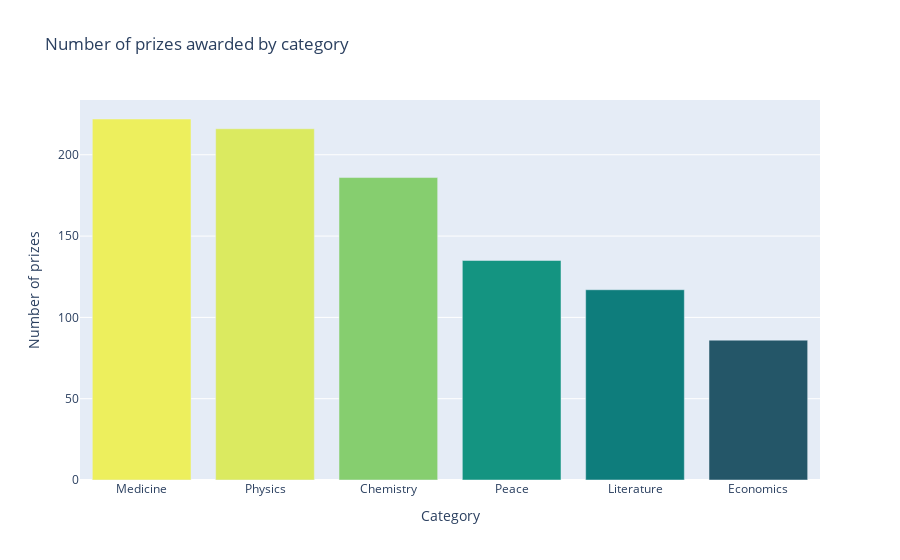

The cell this chart's notebook holds for it:
### Code cell
bar_chart = px.bar(
    x = prize_categories.index,
    y = prize_categories.values,
    title = "Number of prizes awarded by category",
    color = prize_categories.values,
    color_continuous_scale='Aggrnyl',
)

bar_chart.update_layout(
    xaxis_title = "Category",
    yaxis_title = "Number of prizes",
    coloraxis_showscale = False,
)

bar_chart.show()

### Figure 1 — Plotly figure (JSON) as saved in the notebook; plotly's stock layout.template omitted (floating-point values rounded to 4 significant figures)
{"data": [{"alignmentgroup": "True", "hovertemplate": "x=%{x}<br>y=%{y}<br>color=%{marker.color}<extra></extra>", "legendgroup": "", "marker": {"color": [222, 216, 186, 135, 117, 86], "coloraxis": "coloraxis", "pattern": {"shape": ""}}, "name": "", "offsetgroup": "", "orientation": "v", "showlegend": false, "textposition": "auto", "type": "bar", "x": ["Medicine", "Physics", "Chemistry", "Peace", "Literature", "Economics"], "xaxis": "x", "y": [222, 216, 186, 135, 117, 86], "yaxis": "y"}], "layout": {"autosize": true, "barmode": "relative", "coloraxis": {"colorbar": {"title": {"text": "color"}}, "colorscale": [[0, "rgb(36, 86, 104)"], [0.1667, "rgb(15, 114, 121)"], [0.3333, "rgb(13, 143, 129)"], [0.5, "rgb(57, 171, 126)"], [0.6667, "rgb(110, 197, 116)"], [0.8333, "rgb(169, 220, 103)"], [1, "rgb(237, 239, 93)"]], "showscale": false}, "legend": {"tracegroupgap": 0}, "title": {"text": "Number of prizes awarded by category"}, "xaxis": {"anchor": "y", "autorange": true, "domain": [0, 1], "range": [-0.5, 5.5], "title": {"text": "Category"}, "type": "category"}, "yaxis": {"anchor": "x", "autorange": true, "domain": [0, 1], "range": [0, 233.7], "title": {"text": "Number of prizes"}, "type": "linear"}}}
